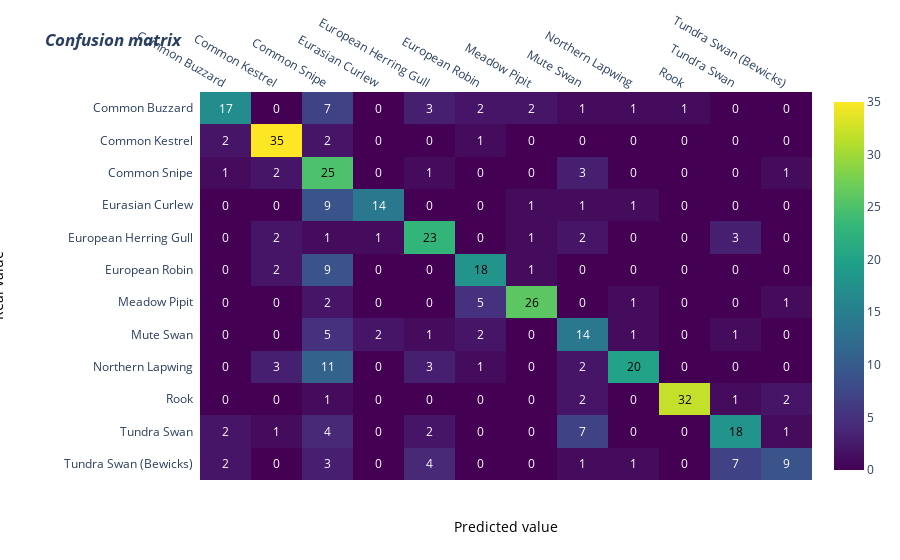

The code cell stored with this chart in its notebook:
### Code cell
import plotly.figure_factory as ff

z = cm

x = categories
y = categories
y.reverse()

# change each element of z to type string for annotations
z_text = [[str(y) for y in x] for x in z]

# set up figure 
fig = ff.create_annotated_heatmap(z, x=x, y=y, annotation_text=z_text, colorscale='Viridis')

# add title
fig.update_layout(title_text='<i><b>Confusion matrix</b></i>',
                  #xaxis = dict(title='x'),
                  #yaxis = dict(title='x')
                  yaxis=dict(autorange='reversed')
                 )

# add custom xaxis title
fig.add_annotation(dict(font=dict(color="black",size=14),
                        x=0.5,
                        y=-0.15,
                        showarrow=False,
                        text="Predicted value",
                        xref="paper",
                        yref="paper"))

# add custom yaxis title
fig.add_annotation(dict(font=dict(color="black",size=14),
                        x=-0.35,
                        y=0.5,
                        showarrow=False,
                        text="Real value",
                        textangle=-90,
                        xref="paper",
                        yref="paper"))

# adjust margins to make room for yaxis title
fig.update_layout(margin=dict(t=50, l=200))

# add colorbar
fig['data'][0]['showscale'] = True
fig.show()

### Figure 1 — Plotly figure (JSON) as saved in the notebook; plotly's stock layout.template omitted (floating-point values rounded to 4 significant figures; data arrays with more than 128 entries replaced by an {"elided": "..."} marker saying what was removed)
{"data": [{"colorscale": [[0, "#440154"], [0.1111, "#482878"], [0.2222, "#3e4989"], [0.3333, "#31688e"], [0.4444, "#26828e"], [0.5556, "#1f9e89"], [0.6667, "#35b779"], [0.7778, "#6ece58"], [0.8889, "#b5de2b"], [1, "#fde725"]], "reversescale": false, "showscale": true, "type": "heatmap", "x": ["Common Buzzard", "Common Kestrel", "Common Snipe", "Eurasian Curlew", "European Herring Gull", "European Robin", "Meadow Pipit", "Mute Swan", "Northern Lapwing", "Rook", "Tundra Swan", "Tundra Swan (Bewicks)"], "y": ["Common Buzzard", "Common Kestrel", "Common Snipe", "Eurasian Curlew", "European Herring Gull", "European Robin", "Meadow Pipit", "Mute Swan", "Northern Lapwing", "Rook", "Tundra Swan", "Tundra Swan (Bewicks)"], "z": {"elided": "12x12 int values"}}], "layout": {"annotations": [{"font": {"color": "#FFFFFF"}, "showarrow": false, "text": "17", "x": "Common Buzzard", "xref": "x", "y": "Common Buzzard", "yref": "y"}, {"font": {"color": "#FFFFFF"}, "showarrow": false, "text": "0", "x": "Common Kestrel", "xref": "x", "y": "Common Buzzard", "yref": "y"}, {"font": {"color": "#FFFFFF"}, "showarrow": false, "text": "7", "x": "Common Snipe", "xref": "x", "y": "Common Buzzard", "yref": "y"}, {"font": {"color": "#FFFFFF"}, "showarrow": false, "text": "0", "x": "Eurasian Curlew", "xref": "x", "y": "Common Buzzard", "yref": "y"}, {"font": {"color": "#FFFFFF"}, "showarrow": false, "text": "3", "x": "European Herring Gull", "xref": "x", "y": "Common Buzzard", "yref": "y"}, {"font": {"color": "#FFFFFF"}, "showarrow": false, "text": "2", "x": "European Robin", "xref": "x", "y": "Common Buzzard", "yref": "y"}, {"font": {"color": "#FFFFFF"}, "showarrow": false, "text": "2", "x": "Meadow Pipit", "xref": "x", "y": "Common Buzzard", "yref": "y"}, {"font": {"color": "#FFFFFF"}, "showarrow": false, "text": "1", "x": "Mute Swan", "xref": "x", "y": "Common Buzzard", "yref": "y"}, {"font": {"color": "#FFFFFF"}, "showarrow": false, "text": "1", "x": "Northern Lapwing", "xref": "x", "y": "Common Buzzard", "yref": "y"}, {"font": {"color": "#FFFFFF"}, "showarrow": false, "text": "1", "x": "Rook", "xref": "x", "y": "Common Buzzard", "yref": "y"}, {"font": {"color": "#FFFFFF"}, "showarrow": false, "text": "0", "x": "Tundra Swan", "xref": "x", "y": "Common Buzzard", "yref": "y"}, {"font": {"color": "#FFFFFF"}, "showarrow": false, "text": "0", "x": "Tundra Swan (Bewicks)", "xref": "x", "y": "Common Buzzard", "yref": "y"}, {"font": {"color": "#FFFFFF"}, "showarrow": false, "text": "2", "x": "Common Buzzard", "xref": "x", "y": "Common Kestrel", "yref": "y"}, {"font": {"color": "#000000"}, "showarrow": false, "text": "35", "x": "Common Kestrel", "xref": "x", "y": "Common Kestrel", "yref": "y"}, {"font": {"color": "#FFFFFF"}, "showarrow": false, "text": "2", "x": "Common Snipe", "xref": "x", "y": "Common Kestrel", "yref": "y"}, {"font": {"color": "#FFFFFF"}, "showarrow": false, "text": "0", "x": "Eurasian Curlew", "xref": "x", "y": "Common Kestrel", "yref": "y"}, {"font": {"color": "#FFFFFF"}, "showarrow": false, "text": "0", "x": "European Herring Gull", "xref": "x", "y": "Common Kestrel", "yref": "y"}, {"font": {"color": "#FFFFFF"}, "showarrow": false, "text": "1", "x": "European Robin", "xref": "x", "y": "Common Kestrel", "yref": "y"}, {"font": {"color": "#FFFFFF"}, "showarrow": false, "text": "0", "x": "Meadow Pipit", "xref": "x", "y": "Common Kestrel", "yref": "y"}, {"font": {"color": "#FFFFFF"}, "showarrow": false, "text": "0", "x": "Mute Swan", "xref": "x", "y": "Common Kestrel", "yref": "y"}, {"font": {"color": "#FFFFFF"}, "showarrow": false, "text": "0", "x": "Northern Lapwing", "xref": "x", "y": "Common Kestrel", "yref": "y"}, {"font": {"color": "#FFFFFF"}, "showarrow": false, "text": "0", "x": "Rook", "xref": "x", "y": "Common Kestrel", "yref": "y"}, {"font": {"color": "#FFFFFF"}, "showarrow": false, "text": "0", "x": "Tundra Swan", "xref": "x", "y": "Common Kestrel", "yref": "y"}, {"font": {"color": "#FFFFFF"}, "showarrow": false, "text": "0", "x": "Tundra Swan (Bewicks)", "xref": "x", "y": "Common Kestrel", "yref": "y"}, {"font": {"color": "#FFFFFF"}, "showarrow": false, "text": "1", "x": "Common Buzzard", "xref": "x", "y": "Common Snipe", "yref": "y"}, {"font": {"color": "#FFFFFF"}, "showarrow": false, "text": "2", "x": "Common Kestrel", "xref": "x", "y": "Common Snipe", "yref": "y"}, {"font": {"color": "#000000"}, "showarrow": false, "text": "25", "x": "Common Snipe", "xref": "x", "y": "Common Snipe", "yref": "y"}, {"font": {"color": "#FFFFFF"}, "showarrow": false, "text": "0", "x": "Eurasian Curlew", "xref": "x", "y": "Common Snipe", "yref": "y"}, {"font": {"color": "#FFFFFF"}, "showarrow": false, "text": "1", "x": "European Herring Gull", "xref": "x", "y": "Common Snipe", "yref": "y"}, {"font": {"color": "#FFFFFF"}, "showarrow": false, "text": "0", "x": "European Robin", "xref": "x", "y": "Common Snipe", "yref": "y"}, {"font": {"color": "#FFFFFF"}, "showarrow": false, "text": "0", "x": "Meadow Pipit", "xref": "x", "y": "Common Snipe", "yref": "y"}, {"font": {"color": "#FFFFFF"}, "showarrow": false, "text": "3", "x": "Mute Swan", "xref": "x", "y": "Common Snipe", "yref": "y"}, {"font": {"color": "#FFFFFF"}, "showarrow": false, "text": "0", "x": "Northern Lapwing", "xref": "x", "y": "Common Snipe", "yref": "y"}, {"font": {"color": "#FFFFFF"}, "showarrow": false, "text": "0", "x": "Rook", "xref": "x", "y": "Common Snipe", "yref": "y"}, {"font": {"color": "#FFFFFF"}, "showarrow": false, "text": "0", "x": "Tundra Swan", "xref": "x", "y": "Common Snipe", "yref": "y"}, {"font": {"color": "#FFFFFF"}, "showarrow": false, "text": "1", "x": "Tundra Swan (Bewicks)", "xref": "x", "y": "Common Snipe", "yref": "y"}, {"font": {"color": "#FFFFFF"}, "showarrow": false, "text": "0", "x": "Common Buzzard", "xref": "x", "y": "Eurasian Curlew", "yref": "y"}, {"font": {"color": "#FFFFFF"}, "showarrow": false, "text": "0", "x": "Common Kestrel", "xref": "x", "y": "Eurasian Curlew", "yref": "y"}, {"font": {"color": "#FFFFFF"}, "showarrow": false, "text": "9", "x": "Common Snipe", "xref": "x", "y": "Eurasian Curlew", "yref": "y"}, {"font": {"color": "#FFFFFF"}, "showarrow": false, "text": "14", "x": "Eurasian Curlew", "xref": "x", "y": "Eurasian Curlew", "yref": "y"}, {"font": {"color": "#FFFFFF"}, "showarrow": false, "text": "0", "x": "European Herring Gull", "xref": "x", "y": "Eurasian Curlew", "yref": "y"}, {"font": {"color": "#FFFFFF"}, "showarrow": false, "text": "0", "x": "European Robin", "xref": "x", "y": "Eurasian Curlew", "yref": "y"}, {"font": {"color": "#FFFFFF"}, "showarrow": false, "text": "1", "x": "Meadow Pipit", "xref": "x", "y": "Eurasian Curlew", "yref": "y"}, {"font": {"color": "#FFFFFF"}, "showarrow": false, "text": "1", "x": "Mute Swan", "xref": "x", "y": "Eurasian Curlew", "yref": "y"}, {"font": {"color": "#FFFFFF"}, "showarrow": false, "text": "1", "x": "Northern Lapwing", "xref": "x", "y": "Eurasian Curlew", "yref": "y"}, {"font": {"color": "#FFFFFF"}, "showarrow": false, "text": "0", "x": "Rook", "xref": "x", "y": "Eurasian Curlew", "yref": "y"}, {"font": {"color": "#FFFFFF"}, "showarrow": false, "text": "0", "x": "Tundra Swan", "xref": "x", "y": "Eurasian Curlew", "yref": "y"}, {"font": {"color": "#FFFFFF"}, "showarrow": false, "text": "0", "x": "Tundra Swan (Bewicks)", "xref": "x", "y": "Eurasian Curlew", "yref": "y"}, {"font": {"color": "#FFFFFF"}, "showarrow": false, "text": "0", "x": "Common Buzzard", "xref": "x", "y": "European Herring Gull", "yref": "y"}, {"font": {"color": "#FFFFFF"}, "showarrow": false, "text": "2", "x": "Common Kestrel", "xref": "x", "y": "European Herring Gull", "yref": "y"}, {"font": {"color": "#FFFFFF"}, "showarrow": false, "text": "1", "x": "Common Snipe", "xref": "x", "y": "European Herring Gull", "yref": "y"}, {"font": {"color": "#FFFFFF"}, "showarrow": false, "text": "1", "x": "Eurasian Curlew", "xref": "x", "y": "European Herring Gull", "yref": "y"}, {"font": {"color": "#000000"}, "showarrow": false, "text": "23", "x": "European Herring Gull", "xref": "x", "y": "European Herring Gull", "yref": "y"}, {"font": {"color": "#FFFFFF"}, "showarrow": false, "text": "0", "x": "European Robin", "xref": "x", "y": "European Herring Gull", "yref": "y"}, {"font": {"color": "#FFFFFF"}, "showarrow": false, "text": "1", "x": "Meadow Pipit", "xref": "x", "y": "European Herring Gull", "yref": "y"}, {"font": {"color": "#FFFFFF"}, "showarrow": false, "text": "2", "x": "Mute Swan", "xref": "x", "y": "European Herring Gull", "yref": "y"}, {"font": {"color": "#FFFFFF"}, "showarrow": false, "text": "0", "x": "Northern Lapwing", "xref": "x", "y": "European Herring Gull", "yref": "y"}, {"font": {"color": "#FFFFFF"}, "showarrow": false, "text": "0", "x": "Rook", "xref": "x", "y": "European Herring Gull", "yref": "y"}, {"font": {"color": "#FFFFFF"}, "showarrow": false, "text": "3", "x": "Tundra Swan", "xref": "x", "y": "European Herring Gull", "yref": "y"}, {"font": {"color": "#FFFFFF"}, "showarrow": false, "text": "0", "x": "Tundra Swan (Bewicks)", "xref": "x", "y": "European Herring Gull", "yref": "y"}, {"font": {"color": "#FFFFFF"}, "showarrow": false, "text": "0", "x": "Common Buzzard", "xref": "x", "y": "European Robin", "yref": "y"}, {"font": {"color": "#FFFFFF"}, "showarrow": false, "text": "2", "x": "Common Kestrel", "xref": "x", "y": "European Robin", "yref": "y"}, {"font": {"color": "#FFFFFF"}, "showarrow": false, "text": "9", "x": "Common Snipe", "xref": "x", "y": "European Robin", "yref": "y"}, {"font": {"color": "#FFFFFF"}, "showarrow": false, "text": "0", "x": "Eurasian Curlew", "xref": "x", "y": "European Robin", "yref": "y"}, {"font": {"color": "#FFFFFF"}, "showarrow": false, "text": "0", "x": "European Herring Gull", "xref": "x", "y": "European Robin", "yref": "y"}, {"font": {"color": "#000000"}, "showarrow": false, "text": "18", "x": "European Robin", "xref": "x", "y": "European Robin", "yref": "y"}, {"font": {"color": "#FFFFFF"}, "showarrow": false, "text": "1", "x": "Meadow Pipit", "xref": "x", "y": "European Robin", "yref": "y"}, {"font": {"color": "#FFFFFF"}, "showarrow": false, "text": "0", "x": "Mute Swan", "xref": "x", "y": "European Robin", "yref": "y"}, {"font": {"color": "#FFFFFF"}, "showarrow": false, "text": "0", "x": "Northern Lapwing", "xref": "x", "y": "European Robin", "yref": "y"}, {"font": {"color": "#FFFFFF"}, "showarrow": false, "text": "0", "x": "Rook", "xref": "x", "y": "European Robin", "yref": "y"}, {"font": {"color": "#FFFFFF"}, "showarrow": false, "text": "0", "x": "Tundra Swan", "xref": "x", "y": "European Robin", "yref": "y"}, {"font": {"color": "#FFFFFF"}, "showarrow": false, "text": "0", "x": "Tundra Swan (Bewicks)", "xref": "x", "y": "European Robin", "yref": "y"}, {"font": {"color": "#FFFFFF"}, "showarrow": false, "text": "0", "x": "Common Buzzard", "xref": "x", "y": "Meadow Pipit", "yref": "y"}, {"font": {"color": "#FFFFFF"}, "showarrow": false, "text": "0", "x": "Common Kestrel", "xref": "x", "y": "Meadow Pipit", "yref": "y"}, {"font": {"color": "#FFFFFF"}, "showarrow": false, "text": "2", "x": "Common Snipe", "xref": "x", "y": "Meadow Pipit", "yref": "y"}, {"font": {"color": "#FFFFFF"}, "showarrow": false, "text": "0", "x": "Eurasian Curlew", "xref": "x", "y": "Meadow Pipit", "yref": "y"}, {"font": {"color": "#FFFFFF"}, "showarrow": false, "text": "0", "x": "European Herring Gull", "xref": "x", "y": "Meadow Pipit", "yref": "y"}, {"font": {"color": "#FFFFFF"}, "showarrow": false, "text": "5", "x": "European Robin", "xref": "x", "y": "Meadow Pipit", "yref": "y"}, {"font": {"color": "#000000"}, "showarrow": false, "text": "26", "x": "Meadow Pipit", "xref": "x", "y": "Meadow Pipit", "yref": "y"}, {"font": {"color": "#FFFFFF"}, "showarrow": false, "text": "0", "x": "Mute Swan", "xref": "x", "y": "Meadow Pipit", "yref": "y"}, {"font": {"color": "#FFFFFF"}, "showarrow": false, "text": "1", "x": "Northern Lapwing", "xref": "x", "y": "Meadow Pipit", "yref": "y"}, {"font": {"color": "#FFFFFF"}, "showarrow": false, "text": "0", "x": "Rook", "xref": "x", "y": "Meadow Pipit", "yref": "y"}, {"font": {"color": "#FFFFFF"}, "showarrow": false, "text": "0", "x": "Tundra Swan", "xref": "x", "y": "Meadow Pipit", "yref": "y"}, {"font": {"color": "#FFFFFF"}, "showarrow": false, "text": "1", "x": "Tundra Swan (Bewicks)", "xref": "x", "y": "Meadow Pipit", "yref": "y"}, {"font": {"color": "#FFFFFF"}, "showarrow": false, "text": "0", "x": "Common Buzzard", "xref": "x", "y": "Mute Swan", "yref": "y"}, {"font": {"color": "#FFFFFF"}, "showarrow": false, "text": "0", "x": "Common Kestrel", "xref": "x", "y": "Mute Swan", "yref": "y"}, {"font": {"color": "#FFFFFF"}, "showarrow": false, "text": "5", "x": "Common Snipe", "xref": "x", "y": "Mute Swan", "yref": "y"}, {"font": {"color": "#FFFFFF"}, "showarrow": false, "text": "2", "x": "Eurasian Curlew", "xref": "x", "y": "Mute Swan", "yref": "y"}, {"font": {"color": "#FFFFFF"}, "showarrow": false, "text": "1", "x": "European Herring Gull", "xref": "x", "y": "Mute Swan", "yref": "y"}, {"font": {"color": "#FFFFFF"}, "showarrow": false, "text": "2", "x": "European Robin", "xref": "x", "y": "Mute Swan", "yref": "y"}, {"font": {"color": "#FFFFFF"}, "showarrow": false, "text": "0", "x": "Meadow Pipit", "xref": "x", "y": "Mute Swan", "yref": "y"}, {"font": {"color": "#FFFFFF"}, "showarrow": false, "text": "14", "x": "Mute Swan", "xref": "x", "y": "Mute Swan", "yref": "y"}, {"font": {"color": "#FFFFFF"}, "showarrow": false, "text": "1", "x": "Northern Lapwing", "xref": "x", "y": "Mute Swan", "yref": "y"}, {"font": {"color": "#FFFFFF"}, "showarrow": false, "text": "0", "x": "Rook", "xref": "x", "y": "Mute Swan", "yref": "y"}, {"font": {"color": "#FFFFFF"}, "showarrow": false, "text": "1", "x": "Tundra Swan", "xref": "x", "y": "Mute Swan", "yref": "y"}, {"font": {"color": "#FFFFFF"}, "showarrow": false, "text": "0", "x": "Tundra Swan (Bewicks)", "xref": "x", "y": "Mute Swan", "yref": "y"}, {"font": {"color": "#FFFFFF"}, "showarrow": false, "text": "0", "x": "Common Buzzard", "xref": "x", "y": "Northern Lapwing", "yref": "y"}, {"font": {"color": "#FFFFFF"}, "showarrow": false, "text": "3", "x": "Common Kestrel", "xref": "x", "y": "Northern Lapwing", "yref": "y"}, {"font": {"color": "#FFFFFF"}, "showarrow": false, "text": "11", "x": "Common Snipe", "xref": "x", "y": "Northern Lapwing", "yref": "y"}, {"font": {"color": "#FFFFFF"}, "showarrow": false, "text": "0", "x": "Eurasian Curlew", "xref": "x", "y": "Northern Lapwing", "yref": "y"}, {"font": {"color": "#FFFFFF"}, "showarrow": false, "text": "3", "x": "European Herring Gull", "xref": "x", "y": "Northern Lapwing", "yref": "y"}, {"font": {"color": "#FFFFFF"}, "showarrow": false, "text": "1", "x": "European Robin", "xref": "x", "y": "Northern Lapwing", "yref": "y"}, {"font": {"color": "#FFFFFF"}, "showarrow": false, "text": "0", "x": "Meadow Pipit", "xref": "x", "y": "Northern Lapwing", "yref": "y"}, {"font": {"color": "#FFFFFF"}, "showarrow": false, "text": "2", "x": "Mute Swan", "xref": "x", "y": "Northern Lapwing", "yref": "y"}, {"font": {"color": "#000000"}, "showarrow": false, "text": "20", "x": "Northern Lapwing", "xref": "x", "y": "Northern Lapwing", "yref": "y"}, {"font": {"color": "#FFFFFF"}, "showarrow": false, "text": "0", "x": "Rook", "xref": "x", "y": "Northern Lapwing", "yref": "y"}, {"font": {"color": "#FFFFFF"}, "showarrow": false, "text": "0", "x": "Tundra Swan", "xref": "x", "y": "Northern Lapwing", "yref": "y"}, {"font": {"color": "#FFFFFF"}, "showarrow": false, "text": "0", "x": "Tundra Swan (Bewicks)", "xref": "x", "y": "Northern Lapwing", "yref": "y"}, {"font": {"color": "#FFFFFF"}, "showarrow": false, "text": "0", "x": "Common Buzzard", "xref": "x", "y": "Rook", "yref": "y"}, {"font": {"color": "#FFFFFF"}, "showarrow": false, "text": "0", "x": "Common Kestrel", "xref": "x", "y": "Rook", "yref": "y"}, {"font": {"color": "#FFFFFF"}, "showarrow": false, "text": "1", "x": "Common Snipe", "xref": "x", "y": "Rook", "yref": "y"}, {"font": {"color": "#FFFFFF"}, "showarrow": false, "text": "0", "x": "Eurasian Curlew", "xref": "x", "y": "Rook", "yref": "y"}, {"font": {"color": "#FFFFFF"}, "showarrow": false, "text": "0", "x": "European Herring Gull", "xref": "x", "y": "Rook", "yref": "y"}, {"font": {"color": "#FFFFFF"}, "showarrow": false, "text": "0", "x": "European Robin", "xref": "x", "y": "Rook", "yref": "y"}, {"font": {"color": "#FFFFFF"}, "showarrow": false, "text": "0", "x": "Meadow Pipit", "xref": "x", "y": "Rook", "yref": "y"}, {"font": {"color": "#FFFFFF"}, "showarrow": false, "text": "2", "x": "Mute Swan", "xref": "x", "y": "Rook", "yref": "y"}, {"font": {"color": "#FFFFFF"}, "showarrow": false, "text": "0", "x": "Northern Lapwing", "xref": "x", "y": "Rook", "yref": "y"}, {"font": {"color": "#000000"}, "showarrow": false, "text": "32", "x": "Rook", "xref": "x", "y": "Rook", "yref": "y"}, {"font": {"color": "#FFFFFF"}, "showarrow": false, "text": "1", "x": "Tundra Swan", "xref": "x", "y": "Rook", "yref": "y"}, {"font": {"color": "#FFFFFF"}, "showarrow": false, "text": "2", "x": "Tundra Swan (Bewicks)", "xref": "x", "y": "Rook", "yref": "y"}, {"font": {"color": "#FFFFFF"}, "showarrow": false, "text": "2", "x": "Common Buzzard", "xref": "x", "y": "Tundra Swan", "yref": "y"}, {"font": {"color": "#FFFFFF"}, "showarrow": false, "text": "1", "x": "Common Kestrel", "xref": "x", "y": "Tundra Swan", "yref": "y"}, {"font": {"color": "#FFFFFF"}, "showarrow": false, "text": "4", "x": "Common Snipe", "xref": "x", "y": "Tundra Swan", "yref": "y"}, {"font": {"color": "#FFFFFF"}, "showarrow": false, "text": "0", "x": "Eurasian Curlew", "xref": "x", "y": "Tundra Swan", "yref": "y"}, {"font": {"color": "#FFFFFF"}, "showarrow": false, "text": "2", "x": "European Herring Gull", "xref": "x", "y": "Tundra Swan", "yref": "y"}, {"font": {"color": "#FFFFFF"}, "showarrow": false, "text": "0", "x": "European Robin", "xref": "x", "y": "Tundra Swan", "yref": "y"}, {"font": {"color": "#FFFFFF"}, "showarrow": false, "text": "0", "x": "Meadow Pipit", "xref": "x", "y": "Tundra Swan", "yref": "y"}, {"font": {"color": "#FFFFFF"}, "showarrow": false, "text": "7", "x": "Mute Swan", "xref": "x", "y": "Tundra Swan", "yref": "y"}, {"font": {"color": "#FFFFFF"}, "showarrow": false, "text": "0", "x": "Northern Lapwing", "xref": "x", "y": "Tundra Swan", "yref": "y"}, {"font": {"color": "#FFFFFF"}, "showarrow": false, "text": "0", "x": "Rook", "xref": "x", "y": "Tundra Swan", "yref": "y"}, {"font": {"color": "#000000"}, "showarrow": false, "text": "18", "x": "Tundra Swan", "xref": "x", "y": "Tundra Swan", "yref": "y"}, {"font": {"color": "#FFFFFF"}, "showarrow": false, "text": "1", "x": "Tundra Swan (Bewicks)", "xref": "x", "y": "Tundra Swan", "yref": "y"}, {"font": {"color": "#FFFFFF"}, "showarrow": false, "text": "2", "x": "Common Buzzard", "xref": "x", "y": "Tundra Swan (Bewicks)", "yref": "y"}, {"font": {"color": "#FFFFFF"}, "showarrow": false, "text": "0", "x": "Common Kestrel", "xref": "x", "y": "Tundra Swan (Bewicks)", "yref": "y"}, {"font": {"color": "#FFFFFF"}, "showarrow": false, "text": "3", "x": "Common Snipe", "xref": "x", "y": "Tundra Swan (Bewicks)", "yref": "y"}, {"font": {"color": "#FFFFFF"}, "showarrow": false, "text": "0", "x": "Eurasian Curlew", "xref": "x", "y": "Tundra Swan (Bewicks)", "yref": "y"}, {"font": {"color": "#FFFFFF"}, "showarrow": false, "text": "4", "x": "European Herring Gull", "xref": "x", "y": "Tundra Swan (Bewicks)", "yref": "y"}, {"font": {"color": "#FFFFFF"}, "showarrow": false, "text": "0", "x": "European Robin", "xref": "x", "y": "Tundra Swan (Bewicks)", "yref": "y"}, {"font": {"color": "#FFFFFF"}, "showarrow": false, "text": "0", "x": "Meadow Pipit", "xref": "x", "y": "Tundra Swan (Bewicks)", "yref": "y"}, {"font": {"color": "#FFFFFF"}, "showarrow": false, "text": "1", "x": "Mute Swan", "xref": "x", "y": "Tundra Swan (Bewicks)", "yref": "y"}, {"font": {"color": "#FFFFFF"}, "showarrow": false, "text": "1", "x": "Northern Lapwing", "xref": "x", "y": "Tundra Swan (Bewicks)", "yref": "y"}, {"font": {"color": "#FFFFFF"}, "showarrow": false, "text": "0", "x": "Rook", "xref": "x", "y": "Tundra Swan (Bewicks)", "yref": "y"}, {"font": {"color": "#FFFFFF"}, "showarrow": false, "text": "7", "x": "Tundra Swan", "xref": "x", "y": "Tundra Swan (Bewicks)", "yref": "y"}, {"font": {"color": "#FFFFFF"}, "showarrow": false, "text": "9", "x": "Tundra Swan (Bewicks)", "xref": "x", "y": "Tundra Swan (Bewicks)", "yref": "y"}, {"font": {"color": "black", "size": 14}, "showarrow": false, "text": "Predicted value", "x": 0.5, "xref": "paper", "y": -0.15, "yref": "paper"}, {"font": {"color": "black", "size": 14}, "showarrow": false, "text": "Real value", "textangle": -90, "x": -0.35, "xref": "paper", "y": 0.5, "yref": "paper"}], "margin": {"l": 200, "t": 50}, "title": {"text": "<i><b>Confusion matrix</b></i>"}, "xaxis": {"dtick": 1, "gridcolor": "rgb(0, 0, 0)", "side": "top", "ticks": ""}, "yaxis": {"autorange": "reversed", "dtick": 1, "ticks": "", "ticksuffix": "  "}}}
